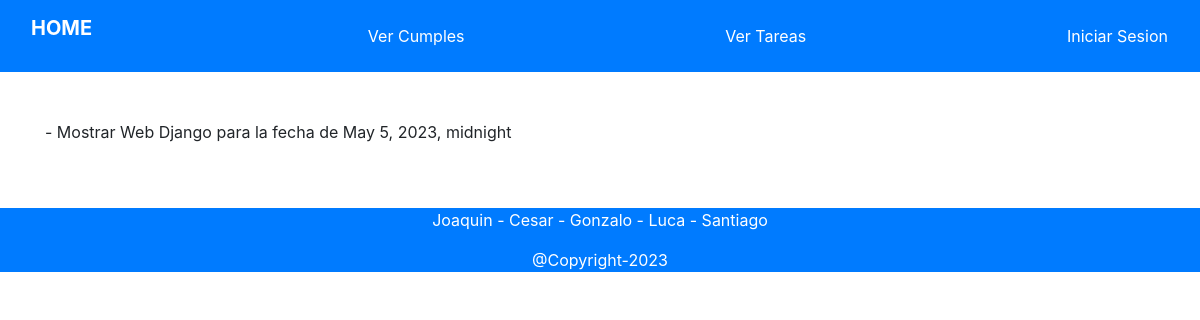
Before: /verTareas with the older database file.
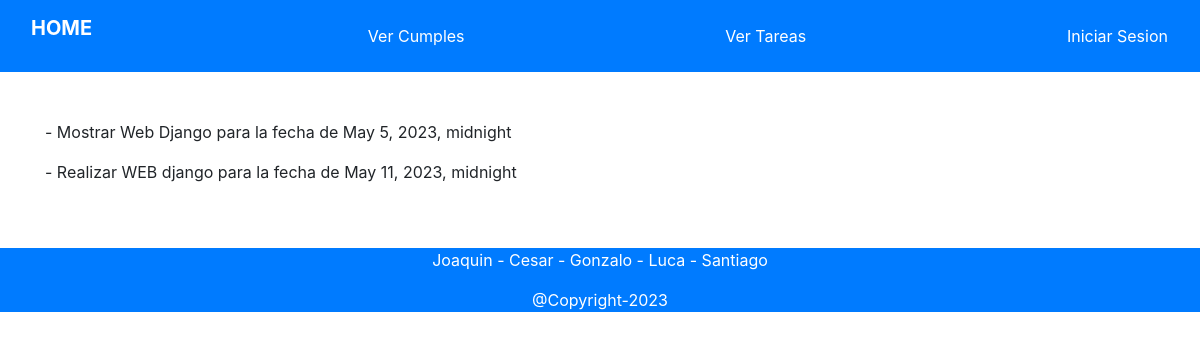
After: the same page with the newer database file.
### APP/models.py (models this page shows)
class Tareas(models.Model):
    user = models.IntegerField()
    fecha = models.DateTimeField()
    descripcion = models.CharField(max_length=200)

### APP/views.py (the view)
# urls.py: path('verTareas',views.verTareas,name='verTareas'),
def verTareas(request):
    context=Tareas.objects.all()
    return render(request, 'paginas/verTareas.html', {'context':context})

### APP/templates/paginas/verTareas.html (shortened to what this page needs)
{% extends "paginas/base.html" %}
{% load static %}
{% block contenido %}
    <div class="container">
        {% for t in context %}
             <p> - {{ t.descripcion }} para la fecha de {{ t.fecha }}</p>
        {% endfor %}
    </div>
{% endblock %}

Changed rows visible on the page:
added Tareas: descripcion "Realizar WEB django", fecha "May 11, 2023, midnight"
